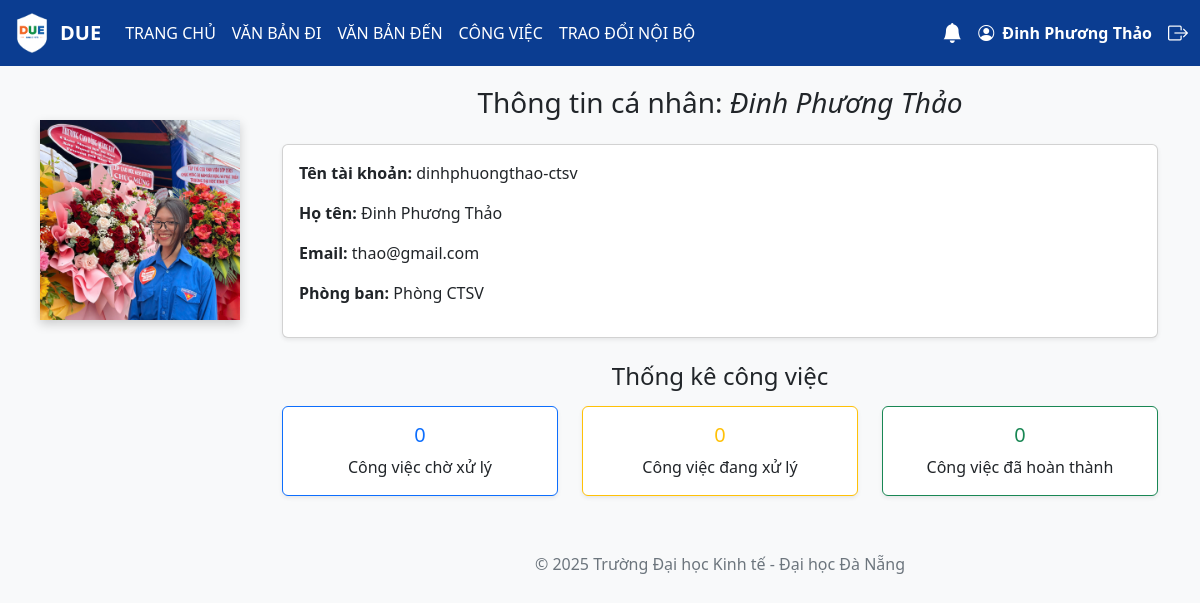
The app's page /profile/ (signed in) with its own data.
### model_share/models.py (models this page shows, shortened)
class UserProfile(models.Model):
    user = models.OneToOneField(User, on_delete=models.CASCADE)
    phong_ban = models.ForeignKey(PhongBan, on_delete=models.SET_NULL, null=True)
    anh_dai_dien = models.ImageField(upload_to='anh_dai_dien/', blank=True)
    vai_tro = models.CharField(max_length=255, null=True, blank=True)

class PhongBan(models.Model):
    MaPB = models.AutoField(primary_key=True)
    TenPB = models.CharField(max_length=255, default="Chưa xác định")
    MoTa = models.CharField(max_length=255, null=True, blank=True)

### congviec/views.py (the view)
# urls.py: path("profile/", views.profile, name="profile"),
@login_required(login_url='/accounts/login/')
def profile(request):
    user = request.user
    user_profile, _ = UserProfile.objects.get_or_create(user=user)
    cv_dang_xu_ly = CongViec.objects.filter(
        TrangThai__in=["Đang xử lý", "Yêu cầu sửa", "Chờ phê duyệt"]
    ).filter(Q(NguoiXuLyChinh=user) | Q(nguoi_phoi_hop__NguoiDung=user)).distinct().count()
    cv_cho_xu_ly = CongViec.objects.filter(
        TrangThai="Chờ xử lý"
    ).filter(Q(NguoiXuLyChinh=user) | Q(nguoi_phoi_hop__NguoiDung=user)).distinct().count()
    cv_hoan_thanh = CongViec.objects.filter(
        TrangThai="Hoàn thành"
    ).filter(Q(NguoiXuLyChinh=user) | Q(nguoi_phoi_hop__NguoiDung=user)).distinct().count()
    return render(request, "profile.html", {
        "user": user,
        "cv_dang_xu_ly": cv_dang_xu_ly,
        "cv_cho_xu_ly": cv_cho_xu_ly,
        "cv_hoan_thanh": cv_hoan_thanh,
        "user_profile": user_profile,
        "profile": user_profile,
    })

### congviec/context_processors.py (called while the page is built)
def notifications(request):
    if request.user.is_authenticated:
        unread_count = Notification.objects.filter(user=request.user, is_read=False).count()
        notifications = Notification.objects.filter(user=request.user).order_by('-created_at')[:5]
        return {'unread_count': unread_count, 'notifications': notifications}
    return {'unread_count': 0, 'notifications': []}

### templates/profile.html (shortened to what this page needs)
{% extends 'base.html' %}
{% block content %}
<div class="avatar-floating">
    {% if profile and profile.anh_dai_dien %}
        <img src="{{ profile.anh_dai_dien.url }}" alt="Ảnh đại diện" style="width: 100%; height: 100%; object-fit: cover;">
    {% else %}
        <div style="width: 100%; height: 100%; display: flex; flex-direction: column; align-items: center; justify-content: center; background-color: #f8f9fa; color: #6c757d; font-size: 0.9em; text-align: center;">
            <i class="bi bi-person-fill" style="font-size: 3em;"></i>
            <small>Chưa có ảnh</small>
        </div>
    {% endif %}
</div>
<div class="container" style="max-width: 1000px; margin: 0 auto;">
    <h3 class="mb-4 text-center"></i> Thông tin cá nhân: <em> {{ user.first_name }} {{ user.last_name }}</em></h3>
    <div class="card shadow-sm mb-4 p-3">
        <p><strong>Tên tài khoản:</strong> {{ user.username }}</p>
        <p><strong>Họ tên:</strong>  {{ user.first_name }} {{ user.last_name }}</p>
        <p><strong>Email:</strong> {{ user.email }}</p>
 <p><strong>Phòng ban:</strong> {{ user_profile.phong_ban.TenPB }}</p>
    </div>
    <h4 class="mb-3 text-center">Thống kê công việc</h4>
    <div class="row text-center">
        <div class="col-md-4 mb-3">
            <div class="card p-3 h-100 border-primary shadow-sm">
                <h5 class="text-primary">{{ cv_cho_xu_ly }}</h5>
                <p class="mb-0">Công việc chờ xử lý</p>
            </div>
        </div>
        <div class="col-md-4 mb-3">
            <div class="card p-3 h-100 border-warning shadow-sm">
                <h5 class="text-warning">{{ cv_dang_xu_ly }}</h5>
                <p class="mb-0">Công việc đang xử lý</p>
            </div>
        </div>
        <div class="col-md-4 mb-3">
            <div class="card p-3 h-100 border-success shadow-sm">
                <h5 class="text-success">{{ cv_hoan_thanh }}</h5>
                <p class="mb-0">Công việc đã hoàn thành</p>
            </div>
        </div>
    </div>
</div>
{% endblock %}

### templates/base.html (shortened to what this page needs)
<!DOCTYPE html>
<html lang="vi">
<head>
  <link href="https://cdn.jsdelivr.net/npm/bootstrap@5.3.0/dist/css/bootstrap.min.css" rel="stylesheet">
  <link href="https://cdn.jsdelivr.net/npm/bootstrap-icons@1.10.5/font/bootstrap-icons.css" rel="stylesheet">
</head>
{% load static %}
<body>
<nav class="navbar navbar-expand-lg navbar-dark fixed-top">
  <div class="container-fluid">
    <a class="navbar-brand fw-bold d-flex align-items-center" href="/">
      <img src="{% static 'images/logo.due.png' %}" height="40" class="me-2" alt="Logo DUE">
      DUE
    </a>
    <div class="collapse navbar-collapse" id="navMenu">
      <ul class="navbar-nav me-auto mb-2 mb-lg-0">
        <li class="nav-item"><a class="nav-link" href="/">TRANG CHỦ</a></li>
        <li class="nav-item"><a class="nav-link" href="{% url 'lap_du_thao' %}">VĂN BẢN ĐI</a></li>
        <li class="nav-item"><a class="nav-link" href="{% url 'vanban_cho_xuly' %}">VĂN BẢN ĐẾN</a></li>
        <li class="nav-item"><a class="nav-link" href="{% url 'cong_viec_cho_xu_ly' %}">CÔNG VIỆC</a></li>
        <li class="nav-item"><a class="nav-link" href="{% url 'soan_tin' %}">TRAO ĐỔI NỘI BỘ</a></li>
      </ul>
      <div class="d-flex align-items-center position-relative">
        {% if user.is_authenticated %}
        <div class="dropdown me-3">
          <a class="text-white position-relative" href="#" role="button" id="dropdownNotification" data-bs-toggle="dropdown" aria-expanded="false">
            <i class="bi bi-bell-fill fs-5"></i>
          </a>
        </div>
        <a href="{% url 'profile' %}" class="text-white me-3 fw-bold text-decoration-none">
          <i class="bi bi-person-circle me-1"></i> {{ user.first_name }} {{ user.last_name }}
        </a>
        <a href="/accounts/logout/" class="text-white">
          <i class="bi bi-box-arrow-right fs-5"></i>
        </a>
        {% else %}
        <a href="/accounts/login/" class="text-white me-2">
          <i class="bi bi-person-circle fs-5"></i>
        </a>
        {% endif %}
      </div>
    </div>
  </div>
</nav>
<div class="content">
  {% block content %}{% endblock %}
  <footer>
    <p>© 2025 Trường Đại học Kinh tế - Đại học Đà Nẵng</p>
  </footer>
</div>
</body>
</html>

### templates/base.html (style rules this page uses)
body { background: #f8f9fa; padding-top: 56px; }
.navbar { background-color: #0b3d91; }
.navbar .nav-link, .navbar-brand { color: white !important; }
:root { --soft-blue: #e7f2fa; --soft-blue-border: #bcd7e8; }
.content { margin-left: 240px; padding: 30px; }
footer { text-align: center; color: #6c757d; margin-top: 40px; }

### templates/profile.html (style rules this page uses)
.avatar-floating { position: absolute; top: 120px; left: 40px; width: 200px; height: 200px; overflow: hidden; box-shadow: 0 4px 10px rgba(0,0,0,0.18); }

### records on screen
UserProfile: anh_dai_dien (picture), phong_ban.TenPB "Phòng CTSV"

### other values on screen
{{ user.first_name }} "Đinh Phương"
{{ user.last_name }} "Thảo"
{{ user.username }} "dinhphuongthao-ctsv"
{{ user.email }} "thao@gmail.com"
{{ cv_cho_xu_ly }} "0"
{{ cv_dang_xu_ly }} "0"
{{ cv_hoan_thanh }} "0"
